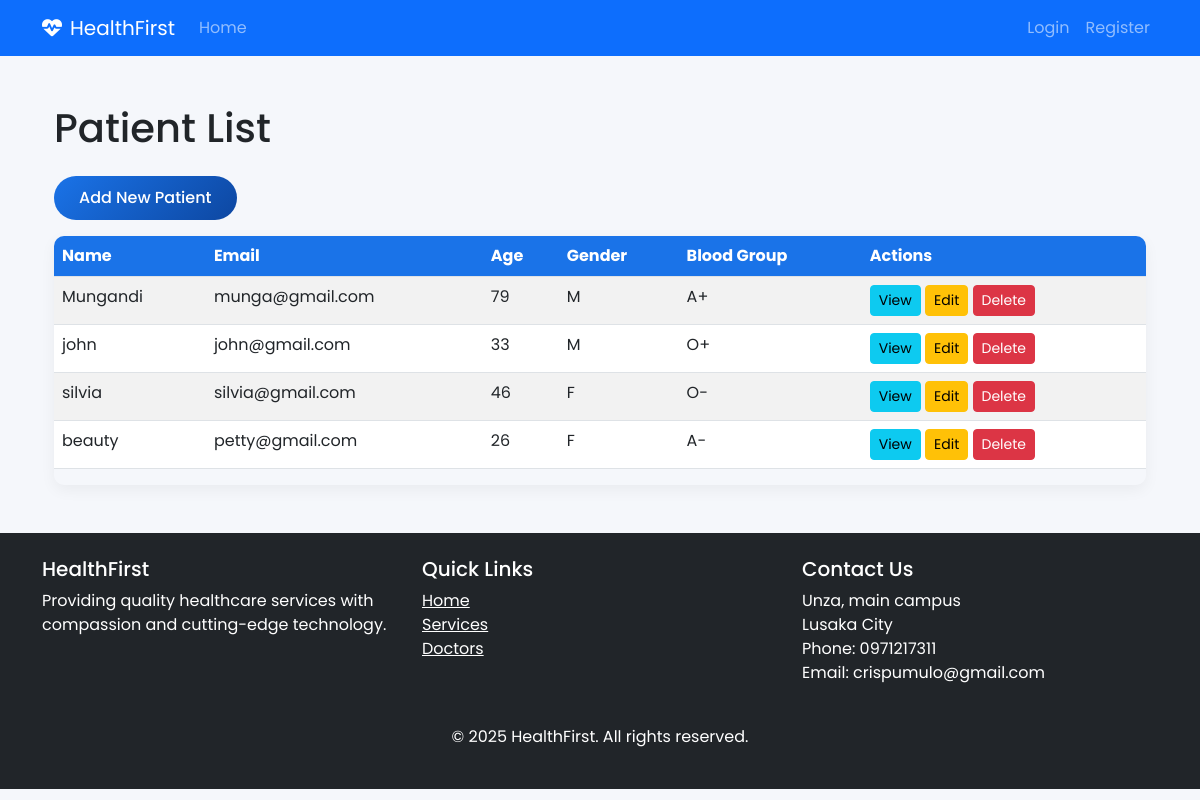
The app's page /patients/list, older data.
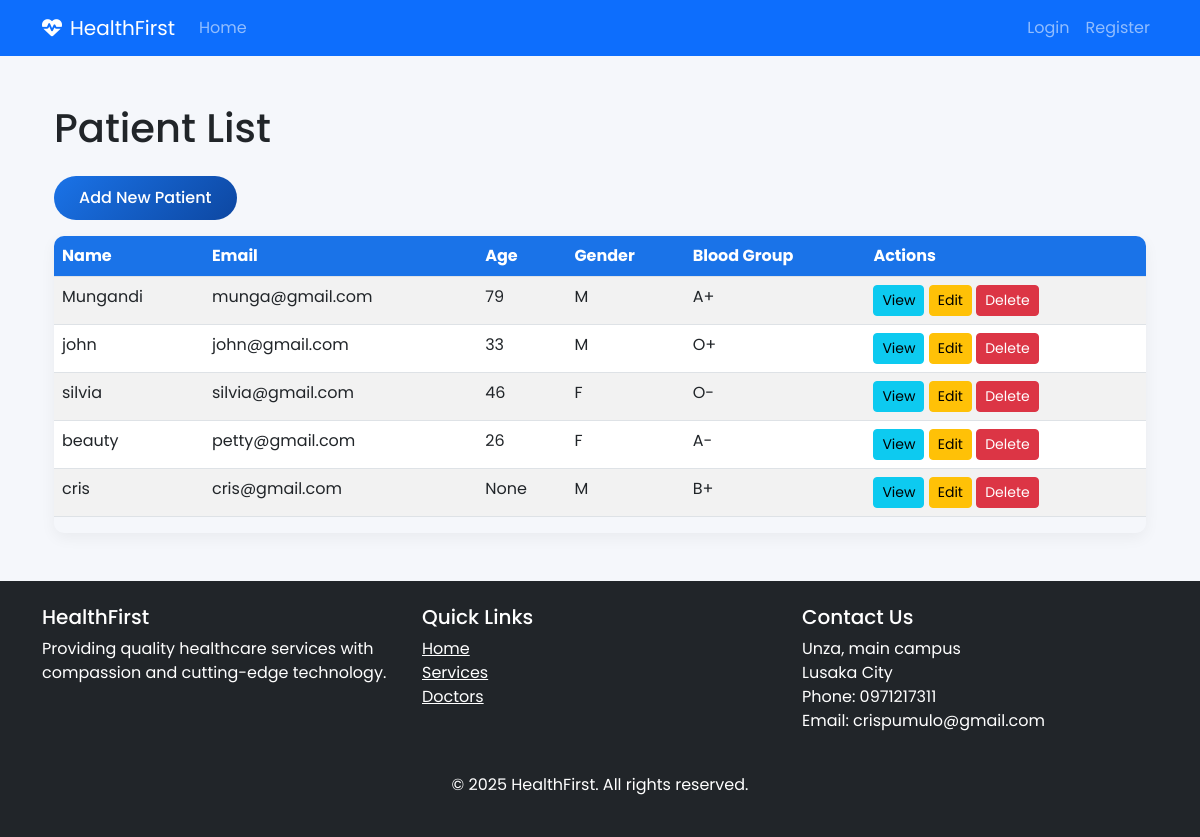
The same page, newer data.
### patients/models.py (models this page shows, shortened)
class Patient(models.Model):
    GENDER_CHOICES = (
        ('M', 'Male'),
        ('F', 'Female'),
        ('O', 'Other'),
    )
    BLOOD_GROUP_CHOICES = (
        ('A+', 'A+'),
        ('A-', 'A-'),
        ('B+', 'B+'),
        ('B-', 'B-'),
        ('AB+', 'AB+'),
        ('AB-', 'AB-'),
        ('O+', 'O+'),
        ('O-', 'O-'),
    )
    user = models.OneToOneField(User, on_delete=models.CASCADE, related_name='patient_profile')
    date_of_birth = models.DateField(null=True, blank=True)
    gender = models.CharField(max_length=1, choices=GENDER_CHOICES, null=True, blank=True)
    blood_group = models.CharField(max_length=5, choices=BLOOD_GROUP_CHOICES, blank=True, null=True)
    height = models.CharField(max_length=10, blank=True, null=True)
    weight = models.DecimalField(max_digits=5, decimal_places=2, blank=True, null=True)
    allergies = models.TextField(blank=True, null=True)
    medical_history = models.TextField(blank=True, null=True)
    emergency_contact = models.CharField(max_length=100, blank=True, null=True)
    emergency_phone = models.CharField(max_length=20, blank=True, null=True)
    insurance_provider = models.CharField(max_length=100, blank=True, null=True)
    insurance_number = models.CharField(max_length=50, blank=True, null=True)
    created_at = models.DateTimeField(default=timezone.now)
    @property
    def age(self):
        if self.date_of_birth:
            import datetime
            return int((datetime.date.today() - self.date_of_birth).days / 365.25)
        return None

### accounts/models.py (models this page shows, shortened)
class User(AbstractUser):
    USER_TYPE_CHOICES = (
        ('admin', 'Administrator'),
        ('doctor', 'Doctor'),
        ('staff', 'Staff'),
        ('patient', 'Patient'),
    )
    user_type = models.CharField(max_length=10, choices=USER_TYPE_CHOICES, default='staff')
    profile_picture = models.ImageField(upload_to='profile_pics/', blank=True, null=True)
    phone = models.CharField(max_length=20, blank=True, null=True)
    address = models.TextField(blank=True, null=True)

### patients/views.py (the view)
# urls.py: path('list', views.patient_list, name='patient_list'),
def patient_list(request):
    patients = Patient.objects.all()
    if hasattr(request.user, 'doctcor_profile'):
        doctors_patients = Appointment.objects.filter(doctor=request.user.doctor_profile).order_by('date', 'start_time')
    return render(request, 'patients/list.html', {'patients': patients})

### doctors/context_processors.py (called while the page is built)
def user_type(request):
    return {
        'is_patient': hasattr(request.user, 'patient_profile'),
        'is_doctor': hasattr(request.user, 'doctor_profile'),
    }

### patients/templates/patients/list.html
{% extends 'accounts/base.html' %}
{% block content %}
<div class="container">
    <h1 class="my-4">Patient List</h1>
    <a href="{% url 'patients:patient_create' %}" class="btn btn-primary mb-3">Add New Patient</a>
    <div class="table-responsive">
        <table class="table table-striped table-hover">
            <thead class="thead-dark">
                <tr>
                    <th>Name</th>
                    <th>Email</th>
                    <th>Age</th>
                    <th>Gender</th>
                    <th>Blood Group</th>
                    <th>Actions</th>
                </tr>
            </thead>
            <tbody>
                {% for patient in patients %}
                <tr>
                    <td>{{ patient.user.username }}</td>
                    <td>{{ patient.user.email }}</td>
                    <td>{{ patient.age }}</td>
                    <td>{{ patient.gender }}</td>
                    <td>{{ patient.blood_group|default:"-" }}</td>
                    <td>
                        <a href="{% url 'patients:patient_detail' patient.user_id %}" class="btn btn-sm btn-info">View</a>
                        <a href="{% url 'patients:patient_update' patient.user_id %}" class="btn btn-sm btn-warning">Edit</a>
                        <a href="{% url 'patients:delete_patient' patient.user_id %}" class="btn btn-sm btn-danger">Delete</a>
                    </td>
                </tr>
                {% empty %}
                <tr>
                    <td colspan="6" class="text-center">No patients found.</td>
                </tr>
                {% endfor %}
            </tbody>
        </table>
    </div>
</div>
{% endblock %}

Row changes from the older to the newer data that the page shows:
added Patient: user.username "cris", user.email "cris@gmail.com", age "None", gender "M", blood_group "B+"
